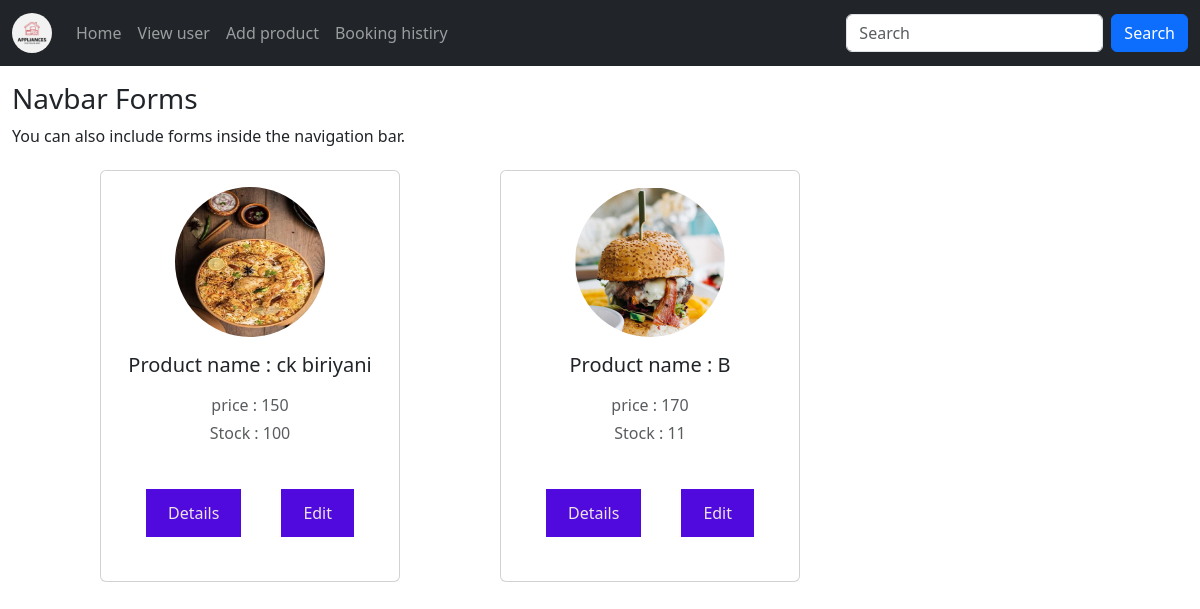
Screenshot of /viewpro with the database file from the repository.
### app/models.py (models this page shows, shortened)
class Product(models.Model):
    name = models.TextField()
    discription = models.TextField()
    price = models.IntegerField()
    category = models.TextField()
    quantity = models.IntegerField()
    offerprice = models.IntegerField()
    image = models.FileField()

### app/views.py (the view)
# urls.py: path('viewpro',views.viewpro),
def viewpro(req):
    data=Product.objects.all()
    return render(req,'viewpro.html',{'data':data})

### template/viewpro.html (shortened to what this page needs)
<!DOCTYPE html>
<html lang="en">
<head>
  <link href="https://cdn.jsdelivr.net/npm/bootstrap@5.3.3/dist/css/bootstrap.min.css" rel="stylesheet">
</head>
<body>
<nav class="navbar navbar-expand-sm navbar-dark bg-dark">
  <div class="container-fluid">
    <a class="navbar-brand" href="#">
        <img src="static/360_F_450084582_MJt3cB5MG2NcwgoaN86eWH5573szBMKH.jpg" alt="Logo" style="width:40px;" class="rounded-pill">
      </a>
    <div class="collapse navbar-collapse" id="mynavbar">
      <ul class="navbar-nav me-auto">
        <li class="nav-item">
            <a class="nav-link" href="../adminhome">Home</a>
          </li>
        <li class="nav-item">
          <a class="nav-link" href="../viewuser">View user</a>
        </li>
        <li class="nav-item">
          <a class="nav-link" href="../addpro">Add product</a>
        </li>
        <li class="nav-item">
          <a class="nav-link" href="../bookinghistory">Booking histiry</a>
        </li>
      </ul>
      <form class="d-flex">
        <input class="form-control me-2" type="text" placeholder="Search">
        <button class="btn btn-primary" type="button">Search</button>
      </form>
    </div>
  </div>
</nav>
<div class="container-fluid mt-3">
  <h3>Navbar Forms</h3>
  <p>You can also include forms inside the navigation bar.</p>
</div>
    {% for i in data %}
    <div class="card mb-4">
      <div class="card-body text-center">
        <img src="{{i.image.url}}" alt="avatar" class="rounded-circle img-fluid" style="width: 150px;height: 150px;">
        <h5 class="my-3">Product name : {{i.name}}</h5>
        <p class="text-muted mb-1">price : {{i.price}}</p>
        <p class="text-muted mb-4">Stock : {{i.quantity}}</p>
        <div class="d-flex justify-content-center mb-2">
              <a class="pro" href="../prodetails/{{i.pk}}">Details</a>
              <a class="pro" href="../proupdate/{{i.pk}}">Edit</a>
          </div>
      </div>
    </div>
    {% endfor %}
</body>
</html>

### template/viewpro.html (style rules this page uses)
.card { float: left; width: 300px; margin-left: 100PX; padding: 0px; margin-top: 6px; }
.pro { background-color: rgb(81, 10, 222); color: rgb(236, 228, 228); border: 2px solid rgb(81, 10, 222); margin: 20PX; padding: 10px 20px; text-align: center; text-decoration: none; display: inline-block; }

### rows the page displays
Product: image (picture), name "ck biriyani", price "150", quantity "100"
Product: image (picture), name "B", price "170", quantity "11"
